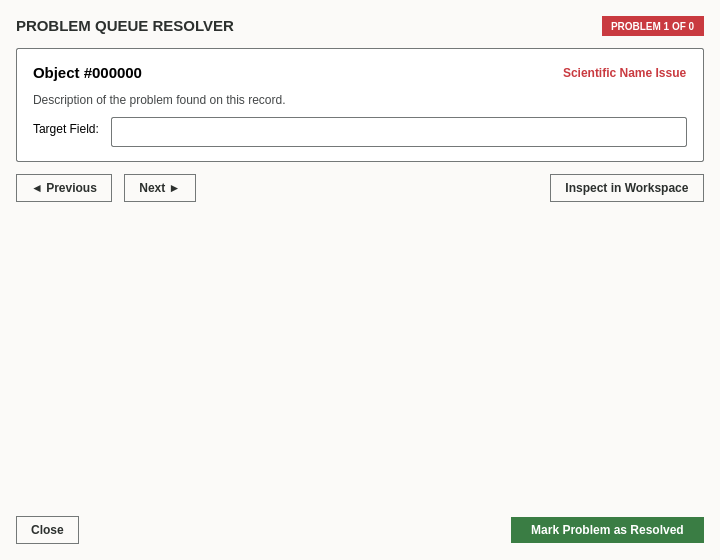
<?xml version="1.0" encoding="UTF-8"?>
<ui version="4.0">
 <class>ProblemQueueDialog</class>
 <widget class="QDialog" name="ProblemQueueDialog">
  <property name="geometry">
   <rect>
    <x>0</x>
    <y>0</y>
    <width>720</width>
    <height>560</height>
   </rect>
  </property>
  <property name="minimumSize">
   <size>
    <width>600</width>
    <height>440</height>
   </size>
  </property>
  <property name="windowTitle">
   <string>Problem Queue Review</string>
  </property>
  <property name="styleSheet">
   <string notr="true">QDialog#ProblemQueueDialog {
    background-color: #fbfaf8;
    color: #2c302e;
    font-family: 'Segoe UI', 'Inter', -apple-system, sans-serif;
}

QFrame.card {
    background-color: #ffffff;
    border: 1px solid #747878;
    border-radius: 2px;
}

QLineEdit {
    background-color: #ffffff;
    color: #2c302e;
    border: 1px solid #747878;
    border-radius: 0px;
    padding: 6px 8px;
    font-size: 12px;
}
QLineEdit:focus {
    border: 1px solid #000000;
}

QPushButton {
    background-color: #fbfaf8;
    color: #2c302e;
    border: 1px solid #747878;
    border-radius: 0px;
    padding: 6px 14px;
    font-size: 12px;
    font-weight: 600;
}
QPushButton:hover {
    background-color: #e9ece5;
}

QPushButton#btn_resolve {
    background-color: #3a7d44;
    color: #ffffff;
    border: none;
    padding: 6px 20px;
}
QPushButton#btn_resolve:hover {
    background-color: #2e6636;
}</string>
  </property>
  <layout class="QVBoxLayout" name="root_layout">
   <property name="spacing">
    <number>12</number>
   </property>
   <property name="leftMargin">
    <number>16</number>
   </property>
   <property name="topMargin">
    <number>16</number>
   </property>
   <property name="rightMargin">
    <number>16</number>
   </property>
   <property name="bottomMargin">
    <number>16</number>
   </property>
   <item>
    <layout class="QHBoxLayout" name="header_layout">
     <item>
      <widget class="QLabel" name="lbl_title">
       <property name="styleSheet">
        <string notr="true">font-size: 15px; font-weight: bold; color: #2c302e;</string>
       </property>
       <property name="text">
        <string>PROBLEM QUEUE RESOLVER</string>
       </property>
      </widget>
     </item>
     <item>
      <spacer name="spacer_hdr">
       <property name="orientation">
        <enum>Qt::Orientation::Horizontal</enum>
       </property>
       <property name="sizeHint" stdset="0">
        <size>
         <width>40</width>
         <height>20</height>
        </size>
       </property>
      </spacer>
     </item>
     <item>
      <widget class="QLabel" name="lbl_queue_pos">
       <property name="styleSheet">
        <string notr="true">background-color: #c93a40; color: #ffffff; font-family: 'Courier New', 'JetBrains Mono', monospace; font-size: 10px; font-weight: bold; padding: 3px 6px;</string>
       </property>
       <property name="text">
        <string>PROBLEM 1 OF 0</string>
       </property>
      </widget>
     </item>
    </layout>
   </item>
   <item>
    <widget class="QFrame" name="card_problem">
     <property name="styleSheet">
      <string notr="true">background-color: #ffffff; border: 1px solid #747878; border-radius: 2px;</string>
     </property>
     <property name="frameShape">
      <enum>QFrame::Shape::StyledPanel</enum>
     </property>
     <layout class="QVBoxLayout" name="prob_card_layout">
      <property name="spacing">
       <number>10</number>
      </property>
      <property name="leftMargin">
       <number>16</number>
      </property>
      <property name="topMargin">
       <number>14</number>
      </property>
      <property name="rightMargin">
       <number>16</number>
      </property>
      <property name="bottomMargin">
       <number>14</number>
      </property>
      <item>
       <layout class="QHBoxLayout" name="row_oid">
        <item>
         <widget class="QLabel" name="lbl_oid_title">
          <property name="styleSheet">
           <string notr="true">font-family: 'Courier New', 'JetBrains Mono', monospace; font-size: 15px; font-weight: bold; color: #000000; border: none;</string>
          </property>
          <property name="text">
           <string>Object #000000</string>
          </property>
         </widget>
        </item>
        <item>
         <spacer name="spacer_oid">
          <property name="orientation">
           <enum>Qt::Orientation::Horizontal</enum>
          </property>
          <property name="sizeHint" stdset="0">
           <size>
            <width>40</width>
            <height>20</height>
           </size>
          </property>
         </spacer>
        </item>
        <item>
         <widget class="QLabel" name="lbl_problem_category">
          <property name="styleSheet">
           <string notr="true">font-weight: bold; color: #c93a40; border: none;</string>
          </property>
          <property name="text">
           <string>Scientific Name Issue</string>
          </property>
         </widget>
        </item>
       </layout>
      </item>
      <item>
       <widget class="QLabel" name="lbl_issue_description">
        <property name="styleSheet">
         <string notr="true">color: #444748; font-size: 12px; border: none;</string>
        </property>
        <property name="text">
         <string>Description of the problem found on this record.</string>
        </property>
        <property name="wordWrap">
         <bool>true</bool>
        </property>
       </widget>
      </item>
      <item>
       <layout class="QFormLayout" name="resolve_form">
        <property name="horizontalSpacing">
         <number>12</number>
        </property>
        <property name="verticalSpacing">
         <number>8</number>
        </property>
        <item row="0" column="0">
         <widget class="QLabel" name="lbl_field_name">
          <property name="styleSheet">
           <string notr="true">border: none;</string>
          </property>
          <property name="text">
           <string>Target Field:</string>
          </property>
         </widget>
        </item>
        <item row="0" column="1">
         <widget class="QLineEdit" name="input_fix_value"/>
        </item>
       </layout>
      </item>
     </layout>
    </widget>
   </item>
   <item>
    <layout class="QHBoxLayout" name="nav_layout">
     <item>
      <widget class="QPushButton" name="btn_prev">
       <property name="cursor">
        <cursorShape>PointingHandCursor</cursorShape>
       </property>
       <property name="text">
        <string>◄ Previous</string>
       </property>
      </widget>
     </item>
     <item>
      <widget class="QPushButton" name="btn_next">
       <property name="cursor">
        <cursorShape>PointingHandCursor</cursorShape>
       </property>
       <property name="text">
        <string>Next ►</string>
       </property>
      </widget>
     </item>
     <item>
      <spacer name="spacer_nav">
       <property name="orientation">
        <enum>Qt::Orientation::Horizontal</enum>
       </property>
       <property name="sizeHint" stdset="0">
        <size>
         <width>40</width>
         <height>20</height>
        </size>
       </property>
      </spacer>
     </item>
     <item>
      <widget class="QPushButton" name="btn_jump_main">
       <property name="cursor">
        <cursorShape>PointingHandCursor</cursorShape>
       </property>
       <property name="text">
        <string>Inspect in Workspace</string>
       </property>
      </widget>
     </item>
    </layout>
   </item>
   <item>
    <spacer name="spacer_body">
     <property name="orientation">
      <enum>Qt::Orientation::Vertical</enum>
     </property>
     <property name="sizeHint" stdset="0">
      <size>
       <width>20</width>
       <height>20</height>
      </size>
     </property>
    </spacer>
   </item>
   <item>
    <layout class="QHBoxLayout" name="footer_layout">
     <item>
      <widget class="QPushButton" name="btn_close">
       <property name="cursor">
        <cursorShape>PointingHandCursor</cursorShape>
       </property>
       <property name="text">
        <string>Close</string>
       </property>
      </widget>
     </item>
     <item>
      <spacer name="spacer_footer">
       <property name="orientation">
        <enum>Qt::Orientation::Horizontal</enum>
       </property>
       <property name="sizeHint" stdset="0">
        <size>
         <width>40</width>
         <height>20</height>
        </size>
       </property>
      </spacer>
     </item>
     <item>
      <widget class="QPushButton" name="btn_resolve">
       <property name="cursor">
        <cursorShape>PointingHandCursor</cursorShape>
       </property>
       <property name="text">
        <string>Mark Problem as Resolved</string>
       </property>
      </widget>
     </item>
    </layout>
   </item>
  </layout>
 </widget>
 <resources/>
 <connections/>
</ui>
